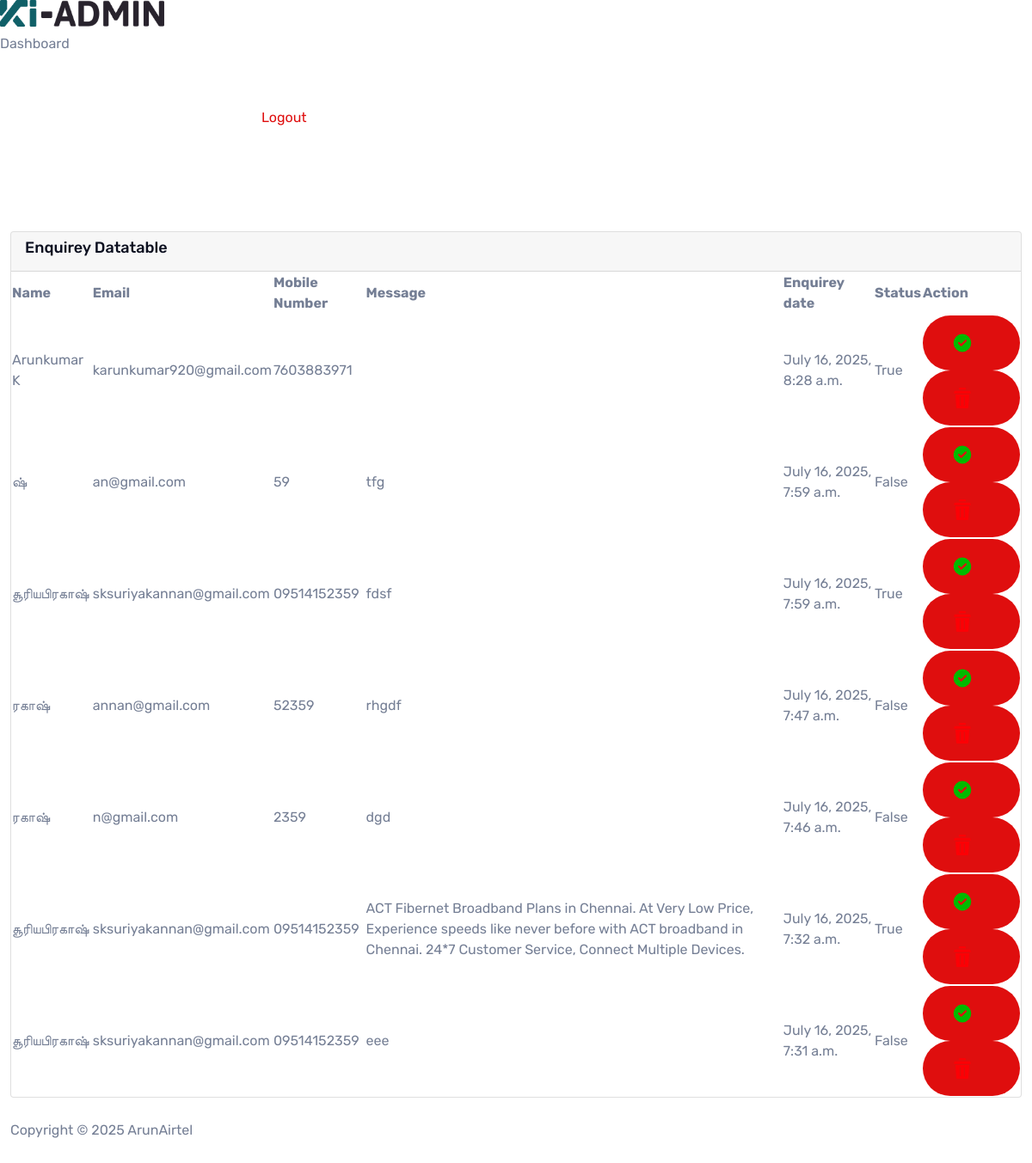
Before: /dashboard/ with the older database file.
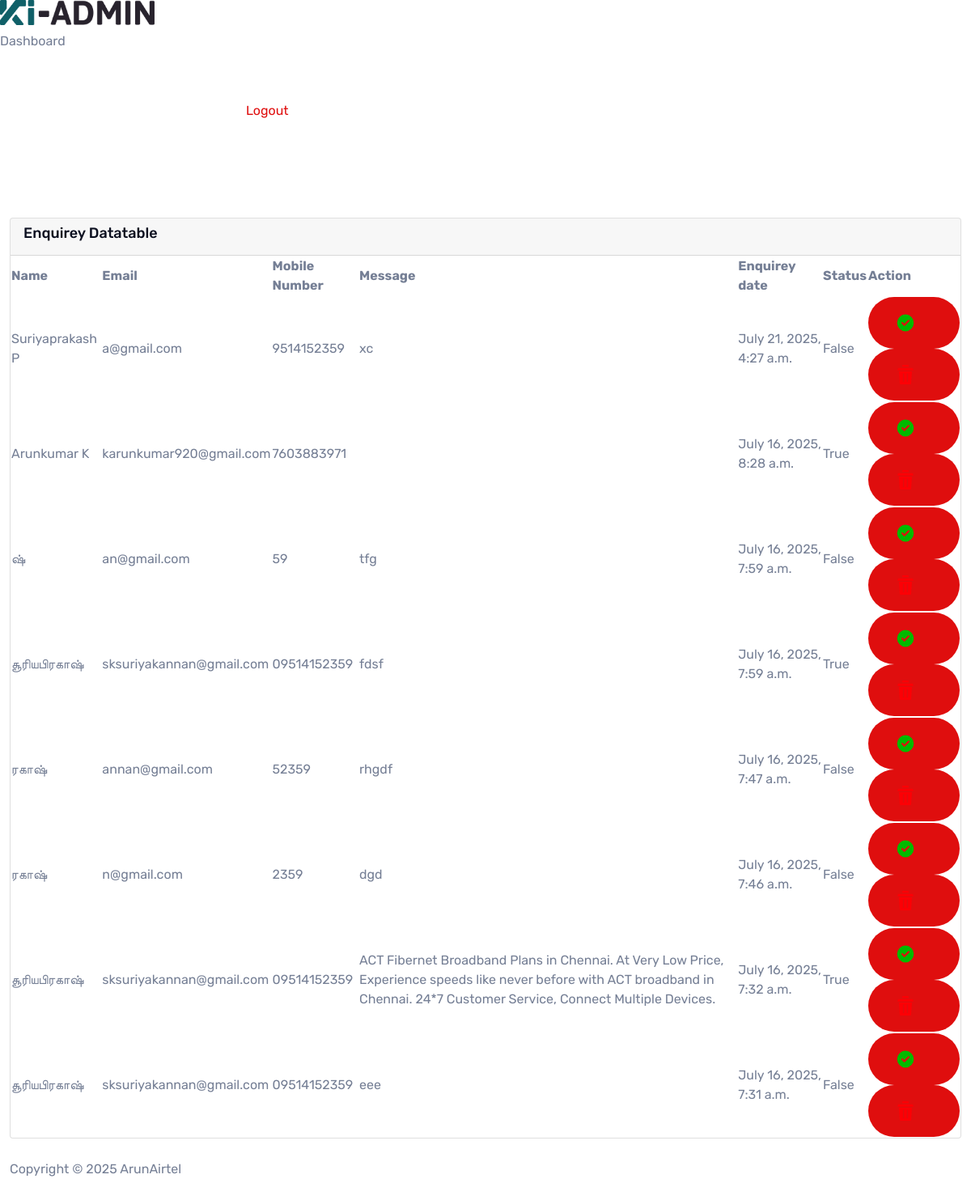
After: the same page with the newer database file.
### main/models.py (models this page shows, shortened)
class Enquiry(models.Model):
    name = models.CharField(max_length=100,null=True,blank=True)
    email = models.EmailField(null=True,blank=True)
    mobile = models.CharField(max_length=15,null=True,blank=True)
    message = models.TextField(blank=True,null=True)
    is_enquiryed = models.BooleanField(default=False)
    created_at = models.DateTimeField(auto_now_add=True,null=True,blank=True)

### main/views.py (the view)
# urls.py: path('dashboard/', dashboard,name='dashboard'),
def dashboard(request):
  enquiries = Enquiry.objects.all().order_by("-created_at")
  return render(request,'admin/data.html',{"enquiries":enquiries} )

### templates/admin/data.html (shortened to what this page needs)
<!DOCTYPE html>
{% load static %}
<html lang="en">
  <head>
    <link
      href="{% static 'admin/vendor/fontawesome/css/all.css' %}"
      rel="stylesheet"
    />
    <link
      href="{% static 'admin/vendor/datatable/jquery.dataTables.min.css' %}"
      rel="stylesheet"
      type="text/css"
    />
    <link
      href="{% static 'admin/vendor/tabler-icons/tabler-icons.css' %}"
      rel="stylesheet"
      type="text/css"
    />
    <link
      href="{% static 'admin/vendor/flag-icons-master/flag-icon.css' %}"
      rel="stylesheet"
      type="text/css"
    />
    <link
      href="{% static 'admin/vendor/bootstrap/bootstrap.min.css' %}"
      rel="stylesheet"
      type="text/css"
    />
    <link
      href="{% static 'admin/vendor/simplebar/simplebar.css' %}"
      rel="stylesheet"
      type="text/css"
    />
    <link
      href="{% static 'admin/css/style.css' %}"
      rel="stylesheet"
      type="text/css"
    />
    <link
      href="{% static 'admin/css/responsive.css' %}"
      rel="stylesheet"
      type="text/css"
    />
  </head>
  <body>
    <div class="app-wrapper">
      <nav>
        <div class="app-logo">
          <a class="logo d-inline-block" href="">
            <img alt="#" src="{% static 'admin/images/logo/1.png' %}" />
          </a>
          <span class="bg-light-primary toggle-semi-nav d-flex-center">
            <i class="ti ti-chevron-right"></i>
          </span>
        </div>
        <div class="app-nav" id="app-simple-bar">
          <ul class="main-nav p-0 mt-2">
            <li class="menu-title">
              <span>Dashboard</span>
            </li>
            <li>
              <a
                aria-expanded="false"
                data-bs-toggle="collapse"
                href="{% url 'logout_view' %}"
              >
                <svg stroke="currentColor" stroke-width="1.5">
                  <use
                    xlink:href="https://phpstack-1384472-5121645.cloudwaysapps.com/template/html/ki-admin/assets/svg/_sprite.svg#home"
                  ></use>
                </svg>
                <a href="{% url 'logout_view' %}">Logout</a>
              </a>
            </li>
          </ul>
        </div>
        <div class="menu-navs">
          <span class="menu-previous"><i class="ti ti-chevron-left"></i></span>
          <span class="menu-next"><i class="ti ti-chevron-right"></i></span>
        </div>
      </nav>
      <div class="app-content">
        <div>
          <header class="header-main">
            <div class="container-fluid">
              <div class="row">
                <div
                  class="col-8 col-sm-6 d-flex align-items-center header-left p-0"
                >
                </div>
                <div
                  class="col-4 col-sm-6 d-flex align-items-center justify-content-end header-right p-0"
                >
                  <ul class="d-flex align-items-center">
                    <li class="header-dark">
                      <div
                        class="sun-logo head-icon bg-light-dark rounded-circle f-s-22 p-2"
                      >
                      </div>
                      <div
                        class="moon-logo head-icon bg-light-dark rounded-circle f-s-22 p-2"
                      >
                      </div>
                    </li>
                  </ul>
                </div>
              </div>
            </div>
          </header>
          <main>
            <div class="container-fluid">
              <div class="row">
                <div class="col-12">
                  <div class="card">
                    <div class="card-header">
                      <h5>Enquirey Datatable</h5>
                    </div>
                    <div class="card-body p-0">
                      <div class="app-datatable-default overflow-auto">
                        <table
                          class="display app-data-table default-data-table"
                          id="example"
                        >
                          <thead>
                            <tr>
                              <th>Name</th>
                              <th>Email</th>
                              <th>Mobile Number</th>
                              <th>Message</th>
                              <th>Enquirey date</th>
                              <th>Status</th>
                              <th>Action</th>
                            </tr>
                          </thead>
                          <tbody>
                            {% for enquirey in enquiries %}
                            <tr>
                              <td>{{enquirey.name}}</td>
                              <td>{{ enquirey.email }}</td>
                              <td>{{enquirey.mobile}}</td>
                              <td>{{ enquirey.message }}</td>
                              <td>{{ enquirey.created_at }}</td>
                              <td>{{ enquirey.is_enquiryed }}</td>
                              <td>
                                <form
                                  action="{% url 'status_update' enquirey.id %}"
                                  method="post"
                                >
                                  <button
                                    class="btn btn-light-success icon-btn b-r-4"
                                    type="submit"
                                  >
                                  </button>
                                </form>
                                <form
                                  action="{% url 'status_update' enquirey.id  %}"
                                  method="post"
                                >
                                  <button
                                    class="btn btn-light-danger icon-btn b-r-4"
                                    type="submit"
                                  >
                                  </button>
                                </form>
                              </td>
                            </tr>
                            {% endfor %}
                          </tbody>
                        </table>
                      </div>
                    </div>
                  </div>
                </div>
              </div>
            </div>
          </main>
          <div class="go-top">
            <span class="progress-value">
              <i class="ti ti-arrow-up"></i>
            </span>
          </div>
          <footer>
            <div class="container-fluid">
              <div class="row">
                <div class="col-md-9 col-12">
                  <p class="footer-text f-w-600 mb-0">
                    Copyright © 2025 ArunAirtel
                  </p>
                </div>
                <div class="col-md-3"></div>
              </div>
            </div>
          </footer>
        </div>
      </div>
    </div>
    <div class="go-top">
      <span class="progress-value">
        <i class="ti ti-arrow-up"></i>
      </span>
    </div>
  </body>
</html>

Changed rows visible on the page:
added Enquiry: name "Suriyaprakash P", email "a@gmail.com", mobile "9514152359", message "xc", created_at "July 21, 2025, 4:27 a.m.", is_enquiryed "False"
